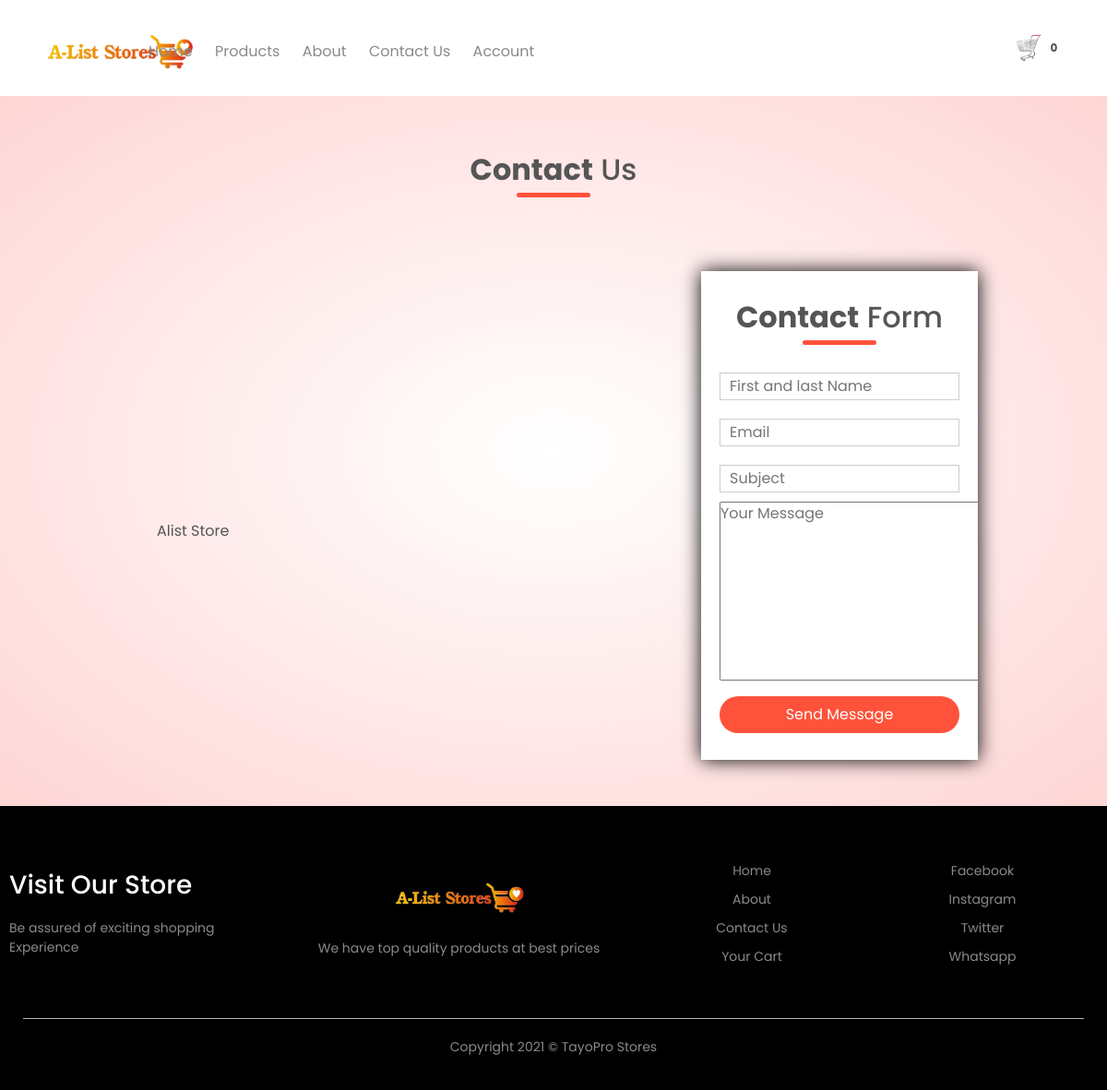
Page /contact/ on the committed database.
### home/models.py (models this page shows, shortened)
class Setting(models.Model):
    STATUS =(
        ('True', 'True'),
        ('False', 'False'),
    )
    title = models.CharField(max_length=100)
    keywords = models.CharField(max_length=255)
    description = models.CharField(max_length=255, null=True)
    company = models.CharField(max_length=50, null=True)
    address = models.CharField( max_length=100)
    phone = models.CharField( null=True, max_length=15)
    email = models.CharField(blank=True, max_length=50)
    icon = models.ImageField(blank=True,null=True,  upload_to='images/')
    logo = models.ImageField(blank=True,null=True, upload_to='images/')
    cart_icon = models.ImageField(blank=True,null=True, upload_to='images/')
    menu_icon = models.ImageField(blank=True,null=True, upload_to='images/')
    facebook = models.CharField(blank=True, max_length=50)
    instagram = models.CharField(blank=True, max_length=50)
    twitter = models.CharField(blank=True, max_length=50)
    created_at = models.DateTimeField(auto_now_add=True)
    updated_at = models.DateTimeField(auto_now=True)
    about =RichTextUploadingField(blank=True)
    about2 =RichTextUploadingField(blank=True, default='About')
    contact =RichTextUploadingField(blank=True)
    status = models.CharField(max_length=10, choices=STATUS)

### home/views.py (the view)
# urls.py: path('contact/', views.contact, name='contact'),
def contact(request):
    if request.method == 'POST':
        form = ContactForm(request.POST)
        if form.is_valid():
            form.save()
            messages.success(request,"Your message has been sent! Our Customer Service Team will reach you soon.")
            return redirect('/contact')
    setting = Setting.objects.get(pk=1)
    form = ContactForm
    brands = Brand.objects.all()
    category = Category.objects.all()
    context= { 'setting': setting,
                'form': form,
                'brands': brands,
                'category': category,
    }
    return render(request, 'contact.html', context)

### home/context_processor.py (called while the page is built)
def cartcount(request):
    cartcount = ShopCart.objects.filter(order_placed=False).filter(user__username=request.user.username)
    total_quantity = 0
    for item in cartcount:
        total_quantity += item.quantity
    context = {'itemcount':total_quantity}
    return context

### home/templates/contact.html (shortened to what this page needs)
{% extends 'base.html' %}
{% block header %} {% include "acheader.html" %} {% endblock header %}
{% block content %}
<div class="account-page">
    <div class="container">
        <h2 class="title"><strong>Contact</strong> Us</h2>
        <div class="row">
            <div class="col-2" style="padding-top: 50px;">
                {{setting.contact|safe}}
            </div>
            <div class="col-2">
                <div class="form-container" style="height: 530px;">
                    <h2 class="title"><strong>Contact</strong> Form</h2>
                    <form  action="{% url 'contact' %}" method="POST">
                        <input type="text" placeholder="First and last Name" name="name">
                        <input type="email" placeholder="Email" name="email">
                        <input type="text" placeholder="Subject" name="subject">
                        <textarea name="message" placeholder="Your Message" cols="30" rows="8"></textarea>
                        <button type="submit" class="buttons">Send Message</button>
                    </form>
                </div>
            </div>
        </div>
    </div>
</div>
{% endblock content %}
{% block footer %}  {% include "footer.html" %} {% endblock footer %}

### user/templates/acheader.html (shortened to what this page needs)
<div class="container">
    <div class="header">
        <div class="logo">
            <a href="{% url 'index' %}"><img src="{{setting.logo.url}}" alt="company logo here"></a>
        </div>
        <div class="navbar">
            <ul id="MenuItems">
                    <li><a href="{% url 'index' %}">Home</a></li>
                    <li><a href="{% url 'category' %}">Products</a></li>
                {% if user.id is not None %}
                    <li><a href="{% url 'user' %}"><img src="{{profile.image.url}}" alt="" style="border-radius: 30px; height:50px"></a></li>
                    <li>
                       welcome!<a href="{% url 'user' %}">
                            {% if request.user.first_name %}
                                <p><strong> {{request.user.first_name}}</strong></p>
                            {% else %}
                                <p><strong>{{request.user.username}}</strong></p>
                            {% endif %}
                       </a>
                    <li><a href="{% url 'logoutfunc' %}">Logout</a></li>
                    <li><a href="">Change Password</a></li>
                {% else %}
                    <li><a href="{% url 'about' %}">About</a></li>
                    <li><a href="{% url 'contact' %}">Contact Us</a></li>
                    <li><a href="{% url 'accountform' %}">Account</a></li>
                {% endif %}
            </ul>
        </div>
        <a href="{% url 'order:shopcart' %}"><img src="{{setting.cart_icon.url}}" alt="shop cart" width="30px" height="30px">
            {% if itemcount > 0 %}
                <span class="badge red z-depth-1 mr-1">{{ itemcount }}</span>
            {% else %}
                <span class="badge red z-depth-1 mr-1">0</span>
            {% endif %}
        </a>
    </div>
</div>

### home/templates/footer.html
 <div class="footer">
    <div class="container">
        <div class="row">
            <div class="footer-col-1">
                <h3>Visit Our Store</h3>
                <p>Be assured of exciting shopping Experience </p>
            </div>
            <div class="footer-col-2">
                <a href="{% url 'index' %}"><img src="{{setting.logo.url}}"></a>
                <p>We have top quality products at best prices</p>
            </div>
            <div class="footer-col-3">
                <ul>
                    <li><a href="{% url 'index' %}">Home</a></li>
                    <li><a href="{% url 'about' %}">About</a></li>
                    <li><a href="{% url 'contact' %}">Contact Us</a></li>
                    <li><a href="{% url 'order:shopcart' %}">Your Cart</a></li>
                </ul>
            </div>
            <div class="footer-col-4">
                <ul>
                    <li><a href="">Facebook</a></li>
                    <li><a href="">Instagram</a></li>
                    <li><a href="">Twitter</a></li>
                    <li><a href="">Whatsapp</a></li>
                </ul>
            </div>
        </div>
        <hr>
        <p class="copyright">Copyright 2021 &copy; TayoPro Stores</p>
    </div>
</div>

### home/static/css/main.css (style rules this page uses)
* { padding: 0; margin: 0; box-sizing: border-box; }
body { font-family: 'Poppins', sans-serif; }
.container { max-width: 1300px; margin: auto; padding: 0 25px; }
.header { display: flex; align-items: center; padding: 20px; }
.logo { width: 100px; }
.logo img { width: 170px; }
.navbar { flex: 1; text-align: right; }
.navbar li { display: inline-block; margin-right: 20px; }
a { text-decoration: none; color: #555; }
p { color: #555; }
.row { display: flex; align-items: center; flex-wrap: wrap; justify-content: space-around; }
.col-2 { flex-basis: 50%; min-width: 300px; }
.buttons { display: inline-block; background: #ff523b; color: white; text-decoration: none; padding: 8px 30px; margin: 30px 0; border-radius: 30px; }
.title { text-align: center; margin: 0 auto 80px; position: relative; line-height: 60px; color: #555; }
.title::after { content: ''; background: #ff523b; width: 80px; height: 5px; border-radius: 5px; position: absolute; bottom: 0; left: 50%; transform: translateX(-50%); }
.footer { background: black; color: #8a8a8a; font-size: 14px; padding: 60px 0 20px; }
.footer p { color: #8a8a8a; }
.footer h3 { color: white; margin-bottom: 20px; }
.footer-col-1, .footer-col-2, .footer-col-3, .footer-col-4 { min-width: 250px; margin-bottom: 20px; }
.footer-col-1 { flex-basis: 25%; }
.footer-col-2 { flex: 1; text-align: center; }
.footer-col-2 img { width: 150px; margin-bottom: 20px; }
.footer-col-3, .footer-col-4 { flex-basis: 20%; text-align: center; }
ul { list-style-type: none; }
ul li { margin-bottom: 10px; }
ul a { text-decoration: none; color: #8a8a8a; }
.footer hr { border: none; background: #b5b5b5; height: 1px; margin: 20px 0; }
.copyright { text-align: center; }
.account-page { padding: 50px 0px; background: radial-gradient(#fff, #ffd6d6); }
.form-container { background: white; width: 300px; height: 470px; position: relative; text-align: center; padding: 20px 0; margin: auto; box-shadow: 0 0 20px 0 black; overflow: hidden; }
.form-container form { max-width: 300px; padding: 0 20px; position: absolute; top: 100px; transition: 1s; }
form input { width: 100%; height: 30px; margin: 10px 0; padding: 0 10px; border: 1px solid #ccc; }
form .buttons { width: 100%; border: none; cursor: pointer; margin: 10px 0; }

### rows in the picture
Setting: logo (picture), cart_icon (picture), contact "Alist Store"
